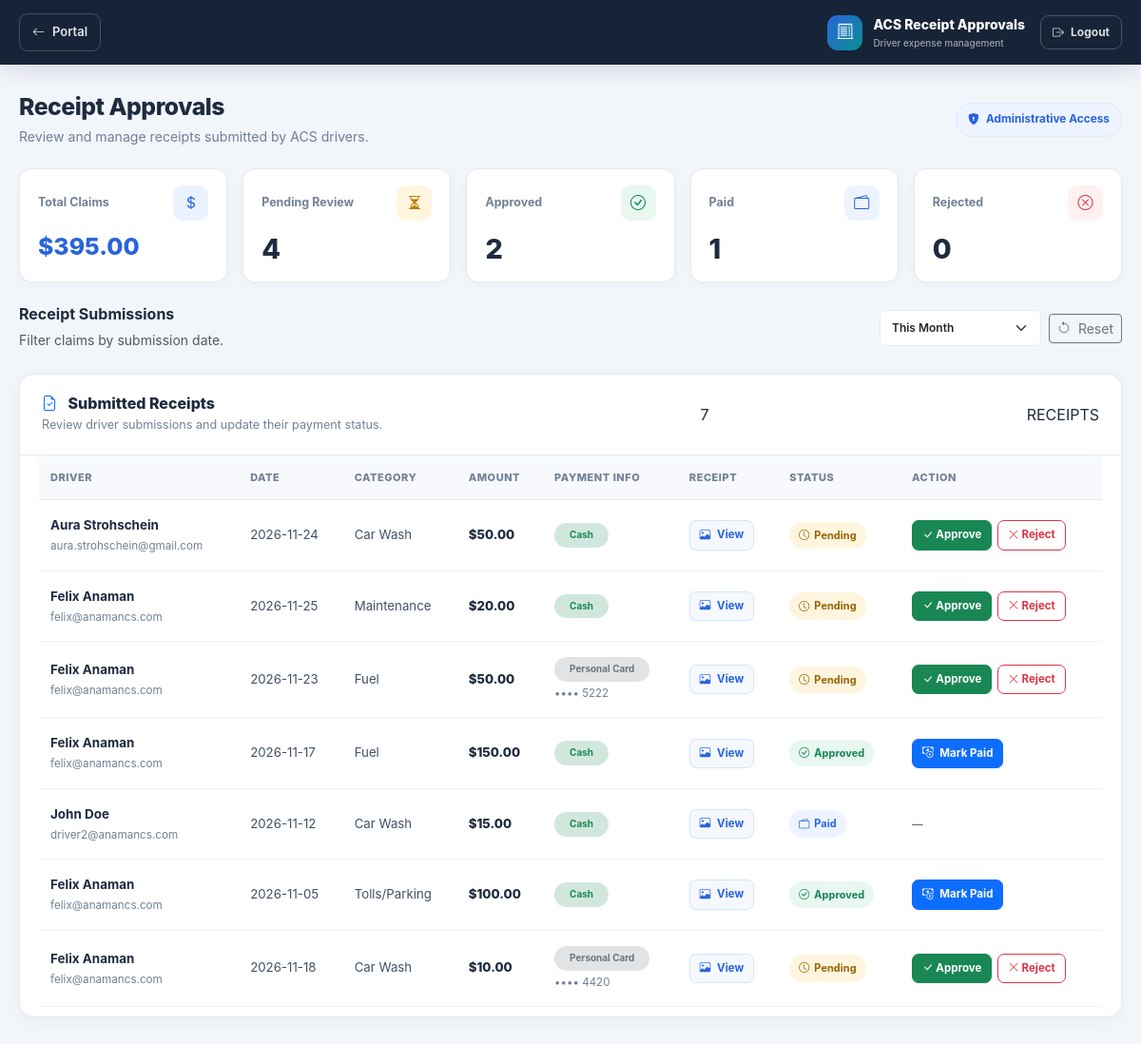
The page /receipts/admin (signed in) on the database its author committed.
### receipt_app.py (models this page shows)
class Receipt(db.Model):
    id = db.Column(db.Integer, primary_key=True)
    driver_name = db.Column(db.String(100), nullable=False)
    driver_email = db.Column(db.String(120), nullable=False) # ✅ Changed to email
    date = db.Column(db.String(20), nullable=False)
    amount = db.Column(db.Float, nullable=False)
    category = db.Column(db.String(50), nullable=False)
    payment_method = db.Column(db.String(50), default='Unknown')
    card_last_four = db.Column(db.String(4), nullable=True)
    image_url = db.Column(db.String(500), nullable=False)
    status = db.Column(db.String(20), default='Pending')
    created_at = db.Column(db.DateTime, default=datetime.utcnow)

### receipt_app.py (the view)
@receipt_bp.route('/admin', strict_slashes=False)
@login_required
def admin():
    receipts = Receipt.query.order_by(Receipt.created_at.desc()).all()
    return render_template('admin_approvals.html', receipts=receipts)

### app.py (called while the page is built)
@app.context_processor
def inject_now():
    return {'now': datetime.now}

### auth.py (called while the page is built)
@login_manager.user_loader
def load_user(user_id):
    return User.query.get(int(user_id))

### templates/admin_approvals.html (shortened to what this page needs)
<!DOCTYPE html>
<html lang="en">
<head>
    <link href="https://cdn.jsdelivr.net/npm/bootstrap@5.3.0/dist/css/bootstrap.min.css" rel="stylesheet">
    <link rel="stylesheet" href="https://cdn.jsdelivr.net/npm/bootstrap-icons@1.10.5/font/bootstrap-icons.css">
</head>
<body>
    <nav class="topbar">
        <div class="topbar-inner">
            <a href="/" class="portal-link">
                <i class="bi bi-arrow-left"></i>
                <span>Portal</span>
            </a>
            <div class="d-flex align-items-center gap-3">
                <div class="brand">
                    <span class="brand-mark">
                        <i class="bi bi-receipt-cutoff"></i>
                    </span>
                    <span>
                        ACS Receipt Approvals
                        <small>Driver expense management</small>
                    </span>
                </div>
                <a href="/auth/logout" class="logout-btn">
                    <i class="bi bi-box-arrow-right"></i>
                    <span class="d-none d-sm-inline">Logout</span>
                </a>
            </div>
        </div>
    </nav>
    <main class="page-container">
        <section class="page-heading">
            <div>
                <h1>Receipt Approvals</h1>
                <p>Review and manage receipts submitted by ACS drivers.</p>
            </div>
            <span class="admin-label">
                <i class="bi bi-shield-lock-fill"></i>
                Administrative Access
            </span>
        </section>
        {% set pending_count = receipts | selectattr('status', 'equalto', 'Pending') | list | length %}
        {% set approved_count = receipts | selectattr('status', 'equalto', 'Approved') | list | length %}
        {% set paid_count = receipts | selectattr('status', 'equalto', 'Paid') | list | length %}
        {% set rejected_count = receipts | selectattr('status', 'equalto', 'Rejected') | list | length %}
        <div class="row g-3" id="receiptSummary">
            <div class="col-6 col-xl">
                <div class="summary-card summary-claims">
                    <div class="summary-top">
                        <span class="summary-label">Total Claims</span>
                        <span class="summary-icon"><i class="bi bi-currency-dollar"></i></span>
                    </div>
                    <div class="summary-value" id="totalClaimsAmount">$0.00</div>
                </div>
            </div>
            <div class="col-6 col-xl">
                <div class="summary-card summary-pending">
                    <div class="summary-top">
                        <span class="summary-label">Pending Review</span>
                        <span class="summary-icon"><i class="bi bi-hourglass-split"></i></span>
                    </div>
                    <div class="summary-value" id="pendingCount">{{ pending_count }}</div>
                </div>
            </div>
            <div class="col-6 col-xl">
                <div class="summary-card summary-approved">
                    <div class="summary-top">
                        <span class="summary-label">Approved</span>
                        <span class="summary-icon"><i class="bi bi-check-circle"></i></span>
                    </div>
                    <div class="summary-value" id="approvedCount">{{ approved_count }}</div>
                </div>
            </div>
            <div class="col-6 col-xl">
                <div class="summary-card summary-paid">
                    <div class="summary-top">
                        <span class="summary-label">Paid</span>
                        <span class="summary-icon"><i class="bi bi-wallet2"></i></span>
                    </div>
                    <div class="summary-value" id="paidCount">{{ paid_count }}</div>
                </div>
            </div>
            <div class="col-6 col-xl">
                <div class="summary-card summary-rejected">
                    <div class="summary-top">
                        <span class="summary-label">Rejected</span>
                        <span class="summary-icon"><i class="bi bi-x-circle"></i></span>
                    </div>
                    <div class="summary-value" id="rejectedCount">{{ rejected_count }}</div>
                </div>
            </div>
        </div>
        <div class="d-flex flex-wrap align-items-center justify-content-between gap-3 mt-4 mb-3">
            <div>
                <h6 class="fw-bold mb-1">Receipt Submissions</h6>
                <small class="text-muted">Filter claims by submission date.</small>
            </div>
            <div class="d-flex flex-wrap align-items-center gap-2">
                <select id="receiptPeriod" class="form-select" style="width:170px;">
                    <option value="this_month" selected>This Month</option>
                </select>
                <button type="button" class="btn btn-outline-secondary btn-sm"
                        id="resetReceiptFilter">
                    <i class="bi bi-arrow-counterclockwise me-1"></i> Reset
                </button>
            </div>
        </div>
        <section class="receipt-panel">
            <div class="panel-heading">
                <div>
                    <h5>
                        <i class="bi bi-file-earmark-check me-2 text-primary"></i>
                        Submitted Receipts
                    </h5>
                    <p>Review driver submissions and update their payment status.</p>
                </div>
                <span id="receiptCount">{{ receipts | length }}</span> RECEIPTS
            </div>
            <div class="table-wrap">
                <div class="table-responsive">
                    <table class="table receipt-table table-hover align-middle">
                        <thead>
                            <tr>
                                <th>Driver</th>
                                <th>Date</th>
                                <th>Category</th>
                                <th>Amount</th>
                                <th>Payment Info</th>
                                <th>Receipt</th>
                                <th>Status</th>
                                <th>Action</th>
                            </tr>
                        </thead>
                        <tbody>
                            {% for r in receipts %}
                            <tr data-receipt-row
                                data-date="{{ r.date }}"
                                data-amount="{{ r.amount }}"
                                data-status="{{ r.status }}">
                                <td>
                                    <span class="driver-name">{{ r.driver_name }}</span>
                                    <span class="driver-email">{{ r.driver_email }}</span>
                                </td>
                                <td>{{ r.date }}</td>
                                <td>{{ r.category }}</td>
                                <td>
                                    <span class="amount">
                                        ${{ "%.2f"|format(r.amount) }}
                                    </span>
                                </td>
                                <td>
                                    {% if r.payment_method == 'Cash' %}
                                        <span class="badge bg-success-subtle text-success rounded-pill px-3 py-2">
                                            Cash
                                        </span>
                                    {% elif r.payment_method %}
                                        <span class="badge bg-secondary-subtle text-secondary rounded-pill px-3 py-2">
                                            {{ r.payment_method }}
                                        </span>
                                        <span class="payment-details">
                                            •••• {{ r.card_last_four }}
                                        </span>
                                    {% else %}
                                        <span class="text-muted">—</span>
                                    {% endif %}
                                </td>
                                <td>
                                    <a href="{{ r.image_url }}"
                                       target="_blank"
                                       rel="noopener noreferrer"
                                       class="btn btn-sm action-btn view-btn">
                                        <i class="bi bi-image me-1"></i>
                                        View
                                    </a>
                                </td>
                                <td>
                                    {% if r.status == 'Pending' %}
                                        <span class="status-badge status-pending">
                                            <i class="bi bi-clock"></i>
                                            Pending
                                        </span>
                                    {% elif r.status == 'Approved' %}
                                        <span class="status-badge status-approved">
                                            <i class="bi bi-check-circle"></i>
                                            Approved
                                        </span>
                                    {% elif r.status == 'Paid' %}
                                        <span class="status-badge status-paid">
                                            <i class="bi bi-wallet2"></i>
                                            Paid
                                        </span>
                                    {% else %}
                                        <span class="status-badge status-rejected">
                                            <i class="bi bi-x-circle"></i>
                                            Rejected
                                        </span>
                                    {% endif %}
                                </td>
                                <td>
                                    {% if r.status == 'Pending' %}
                                        <div class="action-group">
                                            <button class="btn btn-sm btn-success action-btn"
                                                    onclick="updateStatus({{ r.id }}, 'Approved')">
                                                <i class="bi bi-check-lg"></i>
                                                Approve
                                            </button>
                                            <button class="btn btn-sm btn-outline-danger action-btn"
                                                    onclick="updateStatus({{ r.id }}, 'Rejected')">
                                                <i class="bi bi-x-lg"></i>
                                                Reject
                                            </button>
                                        </div>
                                    {% elif r.status == 'Approved' %}
                                        <button class="btn btn-sm btn-primary action-btn"
                                                onclick="updateStatus({{ r.id }}, 'Paid')">
                                            <i class="bi bi-cash-coin me-1"></i>
                                            Mark Paid
                                        </button>
                                    {% else %}
                                        <span class="text-muted small">—</span>
                                    {% endif %}
                                </td>
                            </tr>
                            {% endfor %}
                        </tbody>
                    </table>
                </div>
            </div>
        </section>
    </main>
</body>
</html>

### rows shown on the page
Receipt: driver_name "Aura Strohschein", driver_email "aura.strohschein@gmail.com", date "2026-11-24", category "Car Wash", amount "50.00", payment_method "Cash", status "Pending" (drawn)
Receipt: driver_name "Felix Anaman", driver_email "felix@anamancs.com", date "2026-11-25", category "Maintenance", amount "20.00", payment_method "Cash", status "Pending" (drawn)
Receipt: driver_name "Felix Anaman", driver_email "felix@anamancs.com", date "2026-11-23", category "Fuel", amount "50.00", payment_method "Personal Card", card_last_four "5222", status "Pending" (drawn)
Receipt: driver_name "Felix Anaman", driver_email "felix@anamancs.com", date "2026-11-17", category "Fuel", amount "150.00", payment_method "Cash", status "Approved" (drawn)
Receipt: driver_name "John Doe", driver_email "driver2@anamancs.com", date "2026-11-12", category "Car Wash", amount "15.00", payment_method "Cash", status "Paid" (drawn)
Receipt: driver_name "Felix Anaman", driver_email "felix@anamancs.com", date "2026-11-05", category "Tolls/Parking", amount "100.00", payment_method "Cash", status "Approved" (drawn)
Receipt: driver_name "Felix Anaman", driver_email "felix@anamancs.com", date "2026-11-18", category "Car Wash", amount "10.00", payment_method "Personal Card", card_last_four "4420", status "Pending" (drawn)

### other values the page prints
{{ pending_count }} "4"
{{ approved_count }} "2"
{{ paid_count }} "1"
{{ rejected_count }} "0"
{{ receipts | length }} "7"
